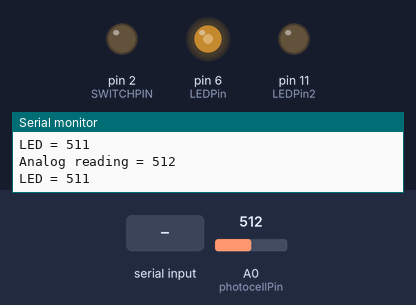
The sketch below on a simulated Arduino Uno, built with avr-gcc and run on an emulated ATmega328P. Parts: output pins drawn as LEDs (lit = HIGH), the last lines printed to the serial monitor. The inputs (shaded band) are chosen by the test bench; at power-on: A0 (photocellPin) = 512.

Above: at 1.2 s.
1.3 s: A0 (photocellPin) set to 306
At 2.4 s:
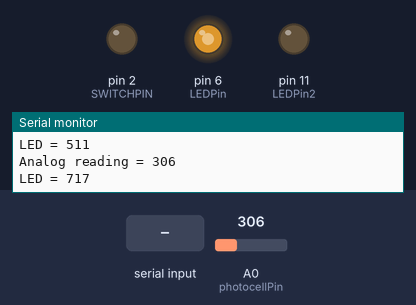
4.8 s: A0 (photocellPin) set to 122
At 5.8 s:
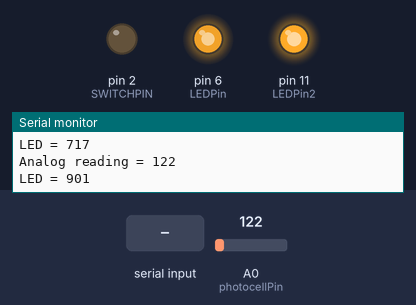
8.5 s: "ON" received over Serial
At 10.1 s:
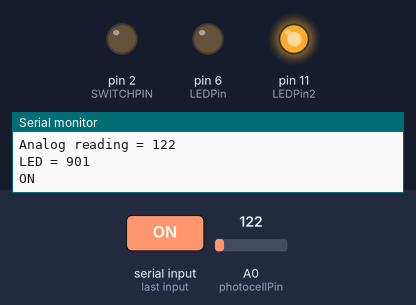
Timing chart, 0 to 11.7 s (numbered marks = the images above; inputs shaded):
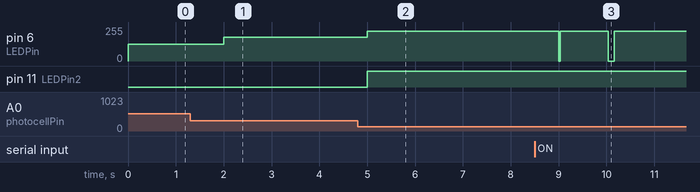

The sketch:

sketch_may01a.ino
```cpp
/*
Advanced Blink with an Interrupt Sketch
By: David M. Orlo
www.DaviedOrlo.com
*/
String readString;
byte SWITCHPIN=2;
int LEDPin=6;
byte brightness;
//byte delayedoff;
//byte delayedon;

volatile boolean trigger = LOW;
int photocellPin = 0;
int photocellReading;
int LEDPin2 = 11;
int LEDbrightness;

void setup(){
	attachInterrupt(0, interrupttrigger, LOW); //Interrupt 0 is Digital Pin 2
	pinMode(LEDPin, OUTPUT);
	pinMode(LEDPin2,OUTPUT);
	Serial.begin(9600);
}

void loop(){
	// send data only when you receive data:
	ReadInput();
	//digitalWrite(10,HIGH);
	photocellReading = analogRead(photocellPin);

	Serial.print("Analog reading = ");
	Serial.println(photocellReading);

	// that means we have to -invert- the reading from 0-1023 back to 1023-0
	photocellReading = 1023 - photocellReading;
	//now we have to map 0-1023 to 0-255 since thats the range analogWrite uses
	LEDbrightness = map(photocellReading, 0, 1023, 0, 255);
	analogWrite(LEDPin, LEDbrightness);
	Serial.print("LED = ");
	Serial.println(photocellReading);     // the raw analog reading

	onOff(photocellReading);
	delay(1000);

	//delay(200); //Wait a moment to help debounce the switch
	if (trigger==1){
		crazyLED();
	}
	else{
		analogWrite(LEDPin, 0);
	}
}

void crazyLED(){
	//delay(200); //Wait a moment to help debounce the switch
	while(trigger == HIGH){ //Will run this loop until the interrupt value changes
		//brightness = 250; //Generates a random number from 1-254 and assigns it to the variable named brightness
		//delayedoff = random(1, 125); //A random amount of time the LED is turned off
		//delayedon = random(1, 250); //A random amount of time the LED is turned on
		analogWrite(LEDPin, brightness); //Uses the random number we generated to write the value to our LED
		delay(10); //random delay on time
		analogWrite(LEDPin, 0); //We turn the LED off for a blinking effect
		delay(100);
	} //Random delay off time
}

void interrupttrigger(){
	if (trigger ==LOW){
		trigger=HIGH;
	}
	else{
		trigger=LOW;
	}
}
void onOff(int value){
  if (value < 800){
      digitalWrite(LEDPin2,LOW);
  }else{
      digitalWrite(LEDPin2,HIGH);

  }
}
void ReadInput(){
	while (Serial.available()) {
		delay(3);
		char c = Serial.read();
		readString += c;
	}
	checkCommand(readString);
}
void checkCommand(String input){
	readString.trim();
	if (readString.length() >0) {
		if(readString == "ON"){
			analogWrite(2,HIGH);
			Serial.println(readString);
		}
		if(readString == "OFF"){
			analogWrite(2,LOW);
			Serial.println(readString);
		}
		Serial.println(readString);
	}
	readString = "";
}
```

Measured:
- after the input at 1.3 s, pin 6 (LEDPin): 127/255 → 178/255 after 0.70 s
- after the input at 4.8 s, pin 6 (LEDPin): 178/255 → 224/255 after 0.20 s; pin 11 (LEDPin2): LOW → HIGH after 0.20 s
- after the input at 8.5 s, pin 6 (LEDPin): 224/255 → 0/255 after 1.5 s, → 224/255 0.13 s later
